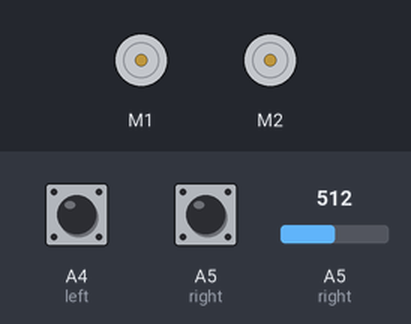
Recording of a sketch running on a simulated Arduino Uno, built with avr-gcc and run on an emulated ATmega328P. On the bench: 2 × DC motor (green arrow = forward, orange = backward, longer = faster). Inputs (shaded band) come from the test bench; at power-on: A4 (left) HIGH, A5 (right) HIGH, A5 (right) = 512. What the sketch prints to the serial monitor is not drawn.

Above: at 1.2 s.
1.3 s: A4 (left) pulled LOW for 0.15 s
At 1.38 s:
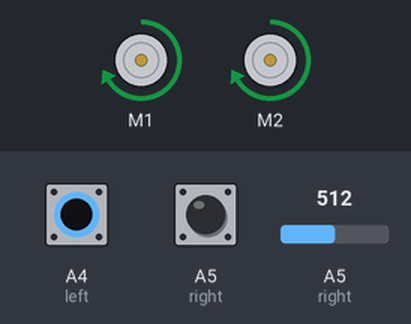
2.9 s: A5 (right) pulled LOW for 0.15 s
At 2.97 s:
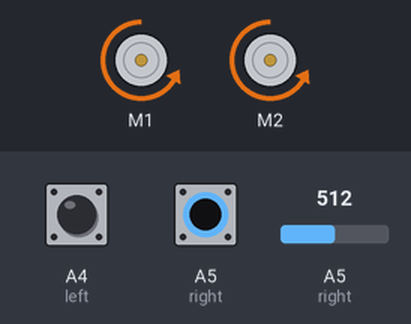
4.5 s: A5 (right) pulled LOW for 3.2 s
At 8.7 s:
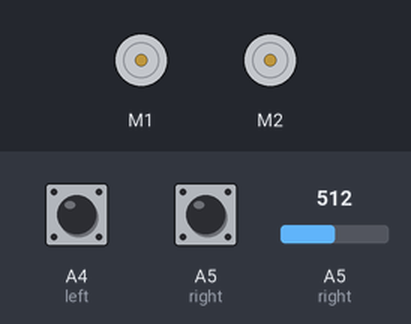
9.2 s: A4 (left) pulled LOW for 3.2 s
At 10.0 s:
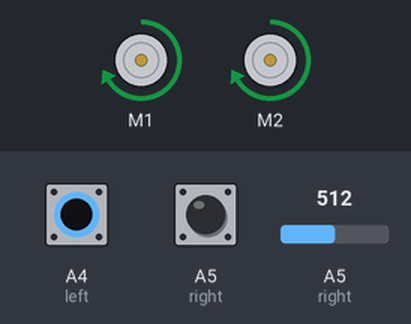
13.9 s: A4 (left) driven LOW and A5 (right) driven LOW
At 14.7 s:
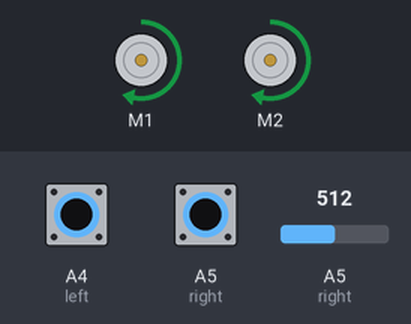
Timing chart, 0 to 16.4 s (numbered marks = the images above; inputs shaded):
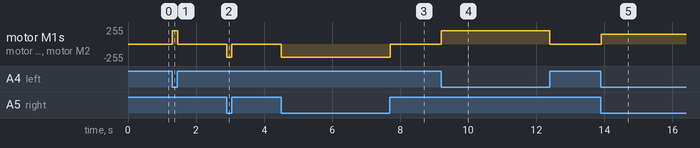

Measured:
- after the input at 1.3 s, motor M1, motor M2: stopped → forward 200/255 at once, → stopped 0.15 s later
- after the input at 2.9 s, motor M1, motor M2: stopped → backward 200/255 at once, → stopped 0.15 s later
- after the input at 4.5 s, motor M1, motor M2: stopped → backward 200/255 at once, → stopped 3.2 s later
- after the input at 9.2 s, motor M1, motor M2: stopped → forward 200/255 at once, → stopped 3.2 s later
- after the input at 13.9 s, motor M1, motor M2: stopped → forward 150/255 at once

The sketch:

Line_follower.ino
```cpp
#include <AFMotor.h>

#define left A4
#define right A5

AF_DCMotor motor1(1, MOTOR12_1KHZ);
AF_DCMotor motor2(2, MOTOR12_1KHZ);


void setup() {

  pinMode(left,INPUT);
  pinMode(right,INPUT);

  Serial.begin(9600);

}

void loop(){
  Serial.println(digitalRead(left));

  Serial.println(digitalRead(right));


  if(digitalRead(left)==0 && digitalRead(right)==0){
    motor1.run(FORWARD);
    motor1.setSpeed(150);
    motor2.run(FORWARD);
    motor2.setSpeed(150);
  }
  else if(digitalRead(left)==0 && !analogRead(right)==0){
    motor1.run(FORWARD);
    motor1.setSpeed(200);
    motor2.run(FORWARD);
    motor2.setSpeed(200);

  }

  else if(!digitalRead(left)==0 && digitalRead(right)==0){

    motor1.run(BACKWARD);
    motor1.setSpeed(200);
    motor2.run(BACKWARD);
    motor2.setSpeed(200);
    //motor3.run(FORWARD);
    //motor3.setSpeed(200);
    //motor4.run(FORWARD);
    //motor4.setSpeed(200);

  }
  //line detected by none
  else if(!digitalRead(left)==0 && !digitalRead(right)==0){
    //stop
    motor1.run(RELEASE);
    motor1.setSpeed(0);
    motor2.run(RELEASE);
    motor2.setSpeed(0);
    //motor3.run(RELEASE);
    //motor3.setSpeed(0);
    //motor4.run(RELEASE);
    //motor4.setSpeed(0);

  }

}
```
